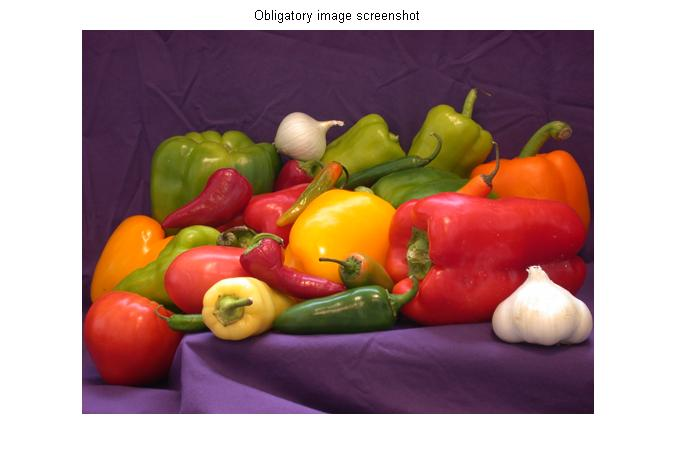
%> input picture veg.tiff, 676 x 470 px
$ octave brighten_darken_image.m   (GNU Octave 9; MATLAB toolbox functions it lacks are replaced by stand-ins)
%> lines starting %> are read from the running program, lines starting %| are printed output that depends on the picture
f=imread('veg.tiff');
%> f is the input picture: size 470x676x3 uint8; mean R, G, B 171.5, 137.9, 132.5
f1=imadd(f,20);
f2=imadd(f,100);
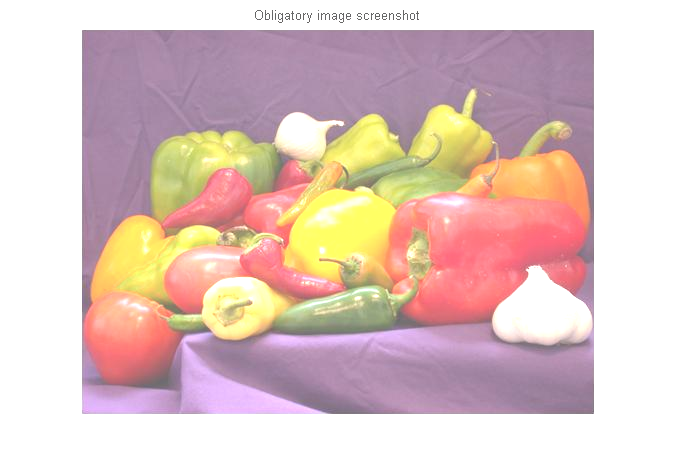
%> f2: size 470x676x3 uint8; mean R, G, B 223.2, 198.1, 193.8
f3=imsubtract(f,60);
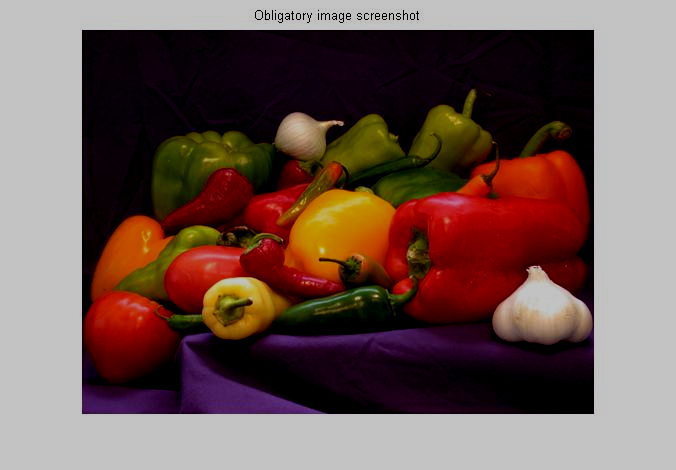
%> f3: size 470x676x3 uint8; mean R, G, B 112.1, 87.8, 82.2
f4=imsubtract(f,30);
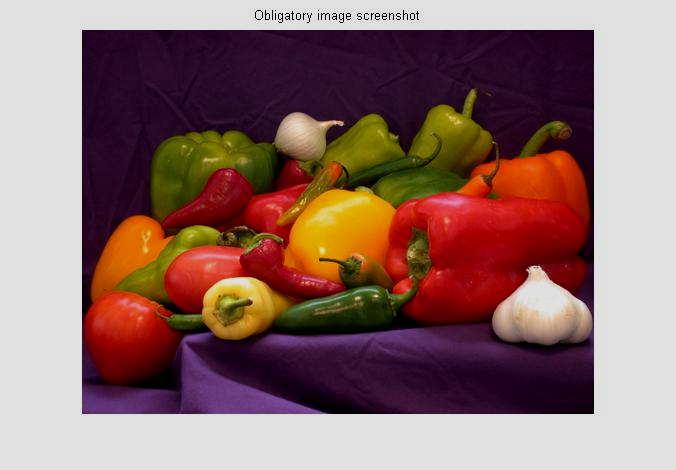
%> f4: size 470x676x3 uint8; mean R, G, B 141.5, 109, 105.2
subplot(2,2,1);
imshow(f1);
title('Brighten by 20');
subplot(2,2,2);
imshow(f2);
title('Brighten by 100');
subplot(2,2,3);
imshow(f3);
title('Darken by 60');
subplot(2,2,4);
imshow(f1);
title('Darken by 30');
% [7 lines of commented-out code are left out]
